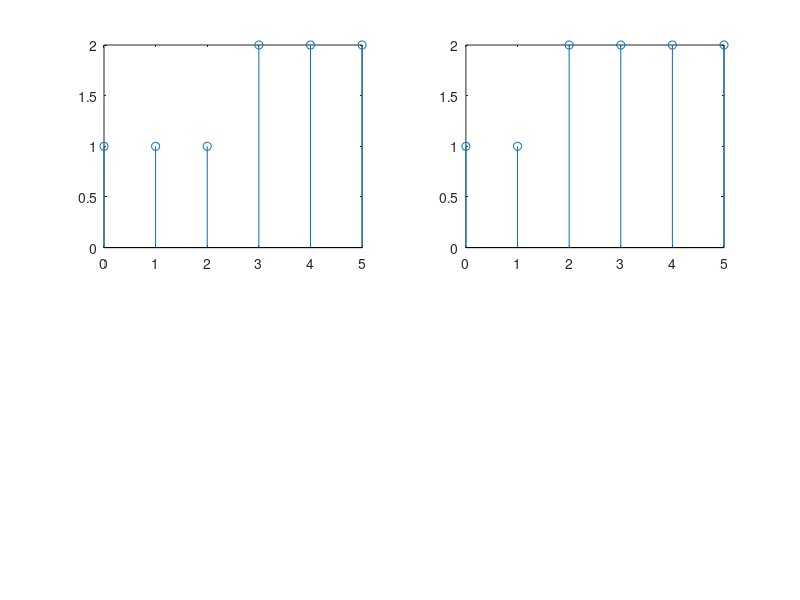

Recreate this plot in MATLAB.
#U(n)+U(n-3)
n=0:5
x=(n>=0)+(n>=3)
subplot(2,2,1)
stem(n,x)

#U(n)+U(n-2)
n=0:5
x=(n>=0)+(n>=2)
subplot(2,2,2)
stem(n,x)
